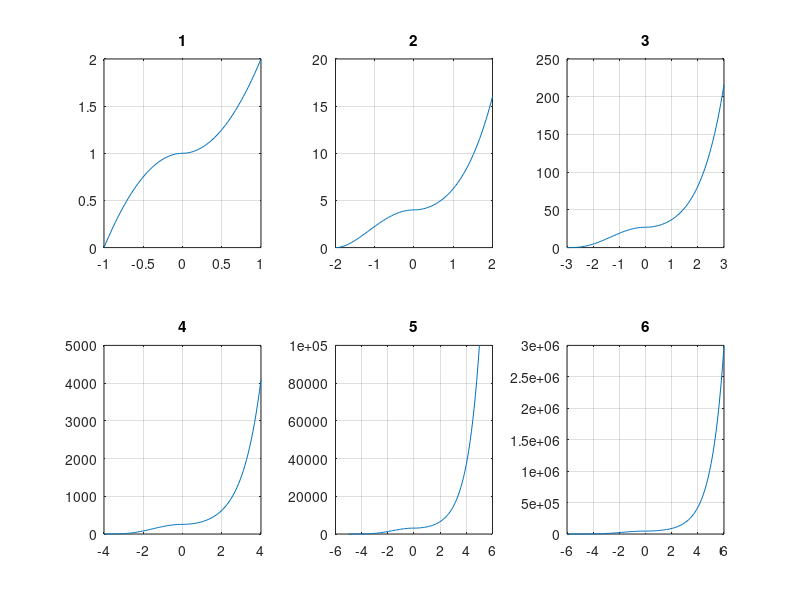

Write MATLAB code to recreate this figure.
%% Ex 2 Scheda 3
clc
clear
close all

figure('Renderer', 'painters', 'Position', [200 200 630 420])

for m = 1:6
	testvec1 = linspace(-m, 0, 50);
	testvec2 = linspace(0, m, 50);
	fpart1 = (m - testvec1.^2 / m).^m;
	fpart2 = (testvec2.^2 / m + m).^m;
    % Grafico con scala logaritmica sull'asse delle Y
	%semilogy([testvec1 testvec2], [fpart1 fpart2])
	% Grafico in finestre separate
	subplot(2, 3, m);
	plot([testvec1 testvec2], [fpart1 fpart2])
    title(m)
	grid on
    hold on
end

% Con il ciclo while si farebbe in questo modo
% m = 1;
% while m <= 6
%   % Codice...
% 	m = m + 1
% end
